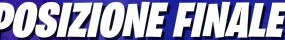
#> input picture assets/fortnite_1920x1080_v42/elimination.png, 285 x 40 px
$ python -i hud.py   (imports and definitions only)
#> lines starting #> are read from the running program, lines starting #| are printed output that depends on the picture; after the words box and inside, x2 and y2 are one past the last pixel; in counts of white or black regions, pixels touching at a corner belong together
#> further down, picture is the input picture: shape (40, 285, 3); mean B, G, R 190.4, 163.6, 164.6
"""Robust, conservative HUD evidence from independent interface anchors.

Each user calibration is a local crop of a *frame* (map border, inventory
slots, life-panel outline, etc.), never a full screenshot. The center of the
crop is deliberately masked when comparing contours so its content may vary.

This is a computer-vision heuristic, NOT semantic recognition of Fortnite.
"""
from __future__ import annotations
from dataclasses import dataclass

import cv2
import numpy as np

HUD_ANCHORS = (
    'hud_minimappa', 'hud_salute', 'hud_inventario',
    'hud_bussola', 'hud_squadra', 'hud_mirino',
)
# Solo i pannelli persistenti sono validi per confermare la presenza dell'HUD.
# Bussola, mirino e squadra sono facoltativi: si muovono o possono sparire.
HUD_CORE = ('hud_salute', 'hud_minimappa', 'hud_inventario')
HUD_OPTIONAL = ('hud_bussola', 'hud_squadra', 'hud_mirino')
HUD_WEIGHTS = {
    'hud_minimappa': 1.15,
    'hud_salute': 1.15,
    'hud_inventario': 1.20,
    'hud_bussola': .85,
    'hud_squadra': .95,
    'hud_mirino': .55,
}


@dataclass(frozen=True)
class HudConsensus:
    present: bool
    confidence: float
    votes: int
    configured: int
    matched: tuple[str, ...]
    core_votes: int = 0
    core_configured: int = 0
    reason: str = ''


def outline_edges(frame: np.ndarray) -> np.ndarray:
    if frame.ndim == 2:
        gray = frame
    elif frame.shape[2] == 4:
        gray = cv2.cvtColor(frame, cv2.COLOR_BGRA2GRAY)
    else:
        gray = cv2.cvtColor(frame, cv2.COLOR_BGR2GRAY)
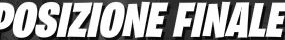
#> gray: shape (40, 285); min 1, max 255, mean 166.9
    gray = cv2.GaussianBlur(gray, (3, 3), 0)
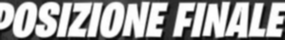
#> gray: shape (40, 285); min 7, max 255, mean 166.9
    return cv2.Canny(gray, 55, 140)
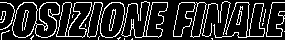
#> returned value: shape (40, 285); 16.8% white in thin lines or dots


# [71 lines left out: functions peripheral_mask, prepare_outline, score_outline, consensus, not called in this run]

>>> import cv2
>>> picture = cv2.imread('../assets/fortnite_1920x1080_v42/elimination.png')
>>> result = outline_edges(picture)

$ run again, on assets/fortnite_1920x1080_v42/reboot_wait.png
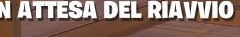
#> input picture assets/fortnite_1920x1080_v42/reboot_wait.png, 240 x 37 px
#> picture is the input picture: shape (37, 240, 3); mean B, G, R 115.4, 123.9, 146.5
#> in outline_edges, `gray = cv2.GaussianBlur(gray, (3, 3), 0)`:
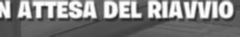
#> gray: shape (37, 240); min 34, max 254, mean 130.2
#> in outline_edges, `return cv2.Canny(gray, 55, 140)`:
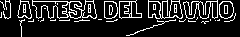
#> returned value: shape (37, 240); 15.4% white in thin lines or dots
